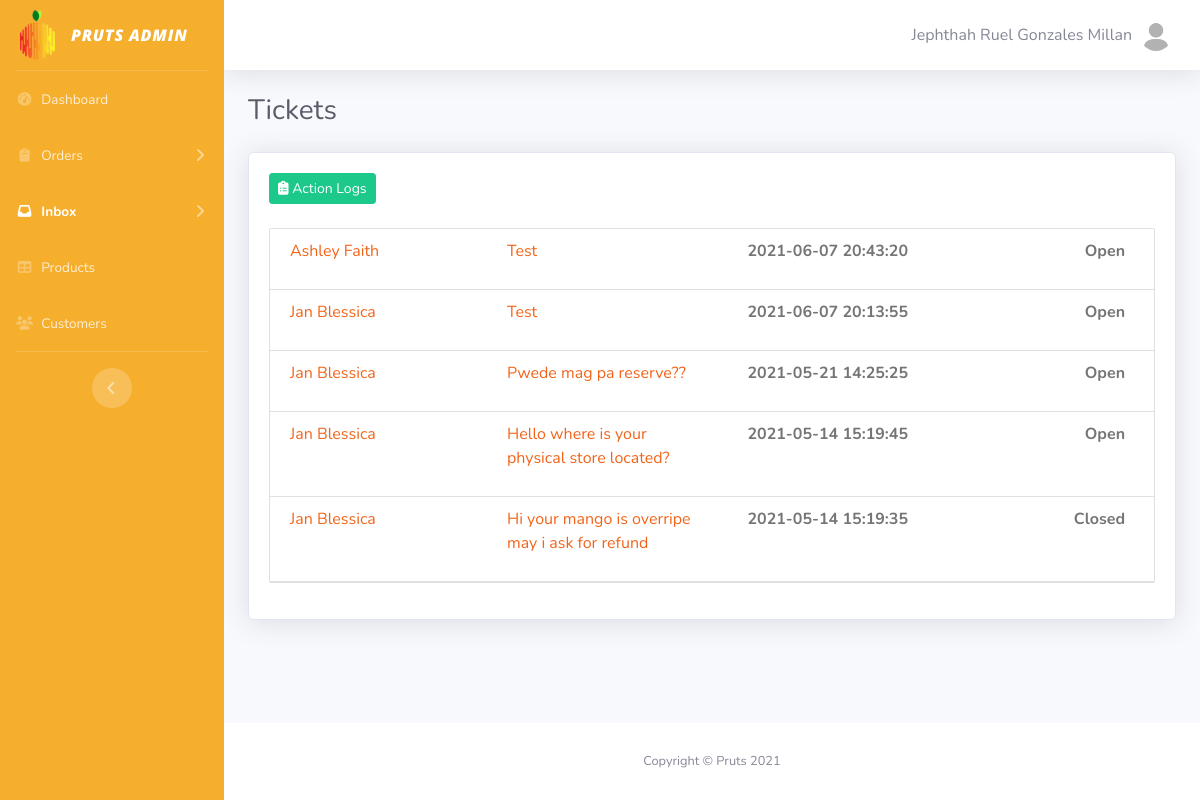
The app's page /admin_inbox.php (signed in) with its own data.
### tables this page shows
CREATE TABLE IF NOT EXISTS `owner` (
  `ownerId` int(10) NOT NULL AUTO_INCREMENT,
  `fname` varchar(50) NOT NULL,
  `mname` varchar(50) NOT NULL,
  `lname` varchar(50) NOT NULL,
  `username` varchar(50) NOT NULL,
  `password` varchar(50) NOT NULL,
  PRIMARY KEY (`ownerId`)
);

### admin_inbox.php (the view, shortened to what this page needs)
<?php
include("config.php");
$conn = new mysqli($servername, $username, $password, $dbname);
?>
<!DOCTYPE html>
<html>
<head>
    <link href="vendor/fontawesome-free/css/all.min.css" rel="stylesheet" type="text/css">
    <link href="css/style.css" rel="stylesheet">
    <link href="vendor/datatables/dataTables.bootstrap4.min.css" rel="stylesheet">
</head>
<body id="page-top">
    <div id="wrapper">
        <ul class="navbar-nav bg-gradient-primary sidebar sidebar-dark accordion" id="accordionSidebar">
            <a class="sidebar-brand d-flex align-items-center justify-content-center">
                <div class="sidebar-brand-icon">
                    <img src="img/logo.png">
                </div>
                <div class="sidebar-brand-text mx-3 logonocolor">Pruts Admin</div>
            </a>
            <hr class="sidebar-divider my-0">
            <li class="nav-item">
                <a class="nav-link" href="admin_dashboard.php">
                    <i class="fas fa-fw fa-tachometer-alt"></i>
                    <span>Dashboard</span></a>
            </li>
            <li class="nav-item">
                <a class="nav-link collapsed" href="#" data-toggle="collapse" data-target="#collapse1"
                    aria-expanded="true" aria-controls="collapseOne">
                    <i class="fas fa-fw fa-clipboard"></i>
                    <span>Orders</span>
                </a>
            </li>
            <li class="nav-item active">
                <a class="nav-link collapsed" href="#" data-toggle="collapse" data-target="#collapse2"
                    aria-expanded="true" aria-controls="collapseTwo">
                    <i class="fas fa-fw fa-inbox"></i>
                    <span>Inbox</span>
                </a>
            </li>
            <li class="nav-item">
                <a class="nav-link" href="admin_products.php">
                    <i class="fas fa-fw fa-table"></i>
                    <span>Products</span></a>
            </li>
            <li class="nav-item">
                <a class="nav-link" href="admin_users.php">
                    <i class="fas fa-fw fa-users"></i>
                    <span>Customers</span></a>
            </li>
            <hr class="sidebar-divider d-none d-md-block">
            <div class="text-center d-none d-md-inline">
                <button class="rounded-circle border-0" id="sidebarToggle"></button>
            </div>
        </ul>
        <div id="content-wrapper" class="d-flex flex-column">
            <div id="content">
                <nav class="navbar navbar-expand navbar-light bg-white topbar mb-4 static-top shadow">
                    <ul class="navbar-nav ml-auto">
                        <li class="nav-item dropdown no-arrow">
                            <a class="nav-link dropdown-toggle" href="#" id="userDropdown" role="button" data-toggle="dropdown" aria-haspopup="true" aria-expanded="false">
                                <span class="mr-2 d-none d-lg-inline text-gray-600">
                                    <?php
                                    $res = mysqli_query($conn, "SELECT * FROM owner where username = '$_SESSION[username]'");
                                    $row = mysqli_fetch_assoc($res);
                                    echo $row['fname']; ?>
                                    <?php echo $row['mname']; ?>
                                    <?php echo $row['lname']; ?>
                                </span>
                                <img class="img-profile rounded-circle" src="img/user.jpg">
                            </a>
                        </li>
                    </ul>
                </nav>
                <div class="container-fluid">
                    <div class="d-sm-flex align-items-center justify-content-between mb-4">
                        <h1 class="h3 mb-0 text-gray-800">Tickets</h1>
                    </div>
                    <div class="card shadow mb-4">
                        <div class="card-body">
                            <a href='admin_ticket_log.php' class="btn btn-success btn-sm m-0 waves-effect"><i class="fa fa-clipboard-list"></i> Action Logs</a>
                            <br></br>
                            <div id="work-collections">
                                <ul id="projects-collection" class="collection">
                                    <?php
                                    $res = mysqli_query($conn, "SELECT * FROM `tickets` WHERE 1;");
                                    while ($row = mysqli_fetch_array($res)) {
                                        echo '<a href="admin_view_messages.php?id=' . $row['ticketId'] . '"class="collection-item">
                                        <div class="row">
                                        <div class="col s6">
                                            <p class="collections-title">' . $row['fname'] . '</p>
                                        </div>
                                        <div class="col s6">
                                        <p class="collections-title">' . $row['description'] . '</p>
                                        </div>
                                        <div class="col s2">
                                        <span class="badge">' . $row['date'] . '</span></div>
                                        <div class="col s2">
                                        <span class="badge">' . $row['status'] . '</span></div>
                                        </div>
                                        </a>';
                                    }
                                    ?>
                                </ul>
                            </div>
                        </div>
                    </div>
                </div>
            </div>
            <footer class="sticky-footer bg-white">
                <div class="container my-auto">
                    <div class="copyright text-center my-auto">
                        <span>Copyright &copy; Pruts 2021</span>
                    </div>
                </div>
            </footer>
        </div>
    </div>
</body>
</html>

### records on screen
owner: fname "Jephthah Ruel", mname "Gonzales", lname "Millan"

### other values on screen
$row['fname'] "Ashley Faith"
$row['description'] "Test"
$row['date'] "2021-06-07 20:43:20"
$row['status'] "Open"
$row['fname'] "Jan Blessica"
$row['date'] "2021-06-07 20:13:55"
$row['description'] "Pwede mag pa reserve??"
$row['date'] "2021-05-21 14:25:25"
$row['description'] "Hello where is your physical store located?"
$row['date'] "2021-05-14 15:19:45"
$row['description'] "Hi your mango is overripe may i ask for refund"
$row['date'] "2021-05-14 15:19:35"
$row['status'] "Closed"
